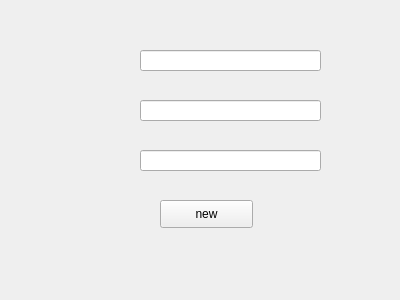
<?xml version="1.0" encoding="UTF-8"?>
<ui version="4.0">
 <class>Form</class>
 <widget class="QWidget" name="Form">
  <property name="geometry">
   <rect>
    <x>0</x>
    <y>0</y>
    <width>400</width>
    <height>300</height>
   </rect>
  </property>
  <property name="windowTitle">
   <string>Form</string>
  </property>
  <widget class="QLineEdit" name="edt_user_new">
   <property name="geometry">
    <rect>
     <x>140</x>
     <y>50</y>
     <width>181</width>
     <height>21</height>
    </rect>
   </property>
  </widget>
  <widget class="QLineEdit" name="edt_new_pass">
   <property name="geometry">
    <rect>
     <x>140</x>
     <y>100</y>
     <width>181</width>
     <height>21</height>
    </rect>
   </property>
  </widget>
  <widget class="QPushButton" name="btn_new">
   <property name="geometry">
    <rect>
     <x>160</x>
     <y>200</y>
     <width>93</width>
     <height>28</height>
    </rect>
   </property>
   <property name="text">
    <string>new</string>
   </property>
  </widget>
  <widget class="QLineEdit" name="edt_new_pass_2">
   <property name="geometry">
    <rect>
     <x>140</x>
     <y>150</y>
     <width>181</width>
     <height>21</height>
    </rect>
   </property>
  </widget>
 </widget>
 <resources/>
 <connections/>
</ui>
